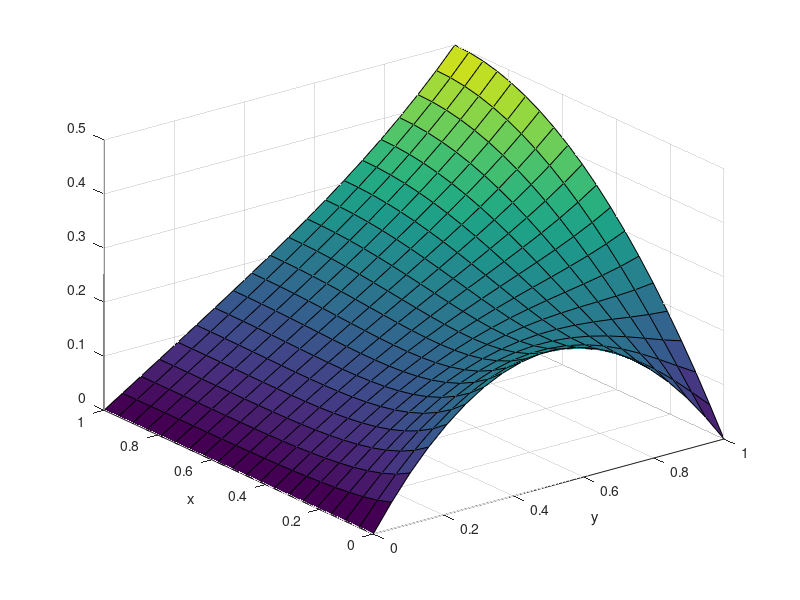

Write the MATLAB code that produced this figure.
clear; clc; close all;

% boundaries
% M = 1; % x boundary
% L = 1; % y boundary

x = linspace(0,1,20);
y = linspace(0,1,20);

% number of terms
n_terms = 10;

%terms
u = zeros(length(x),length(y));
un = zeros(length(x),length(y), n_terms);
Xn_a = zeros(length(x),1);
Yn_a = zeros(length(y),1);
An = zeros(length(y),1);

Xn_b = zeros(length(x),1);
Yn_b = zeros(length(y),1);
Bn = zeros(length(y),1);

top = An;
bot = An;

for n = 0 : n_terms-1
    
    for j = 1 : length(x)
        
        %define Xn
        Xn_a(j) = sin((2*n+1)*pi*x(j)/2);
        
        Xn_b(j) = cosh((n+1)*pi*(x(j)-1));
        
        for k = 1 : length(y)
            
            %define Yn
            Yn_a(k) = sinh((2*n+1)*pi*y(k)/2);
            
            Yn_b(k) = sin((n+1)*pi*y(k));
            
            %define An
        
            fun = @(x) x.*(1-0.5*x).*sin((2*n+1)*pi.*x./2);
            
            top(k) = 2*integral(fun, 0, 1);
            
            bot(k) = sinh((2*n+1)*pi/2);
            
            An(k) = top(k)/bot(k);
            
            %define Bn
            fun = @(y) y.*(1-y).*sin((n+1)*pi.*y);
            
            top(k) = 2*integral(fun, 0, 1);
            
            bot(k) = cosh((n+1)*pi);
            
            Bn(k) = top(k)/bot(k);
            
            % calculate u
            un(j,k,n+1) =  Xn_a(j)*Yn_a(k)*An(k) +Xn_b(j)*Yn_b(k)*Bn(k);
            
        end
        
    end
    
    % add terms
    u = u + un(:,:,n+1);
    
end

surf(x,y,u);
xlabel('y');
ylabel('x');
